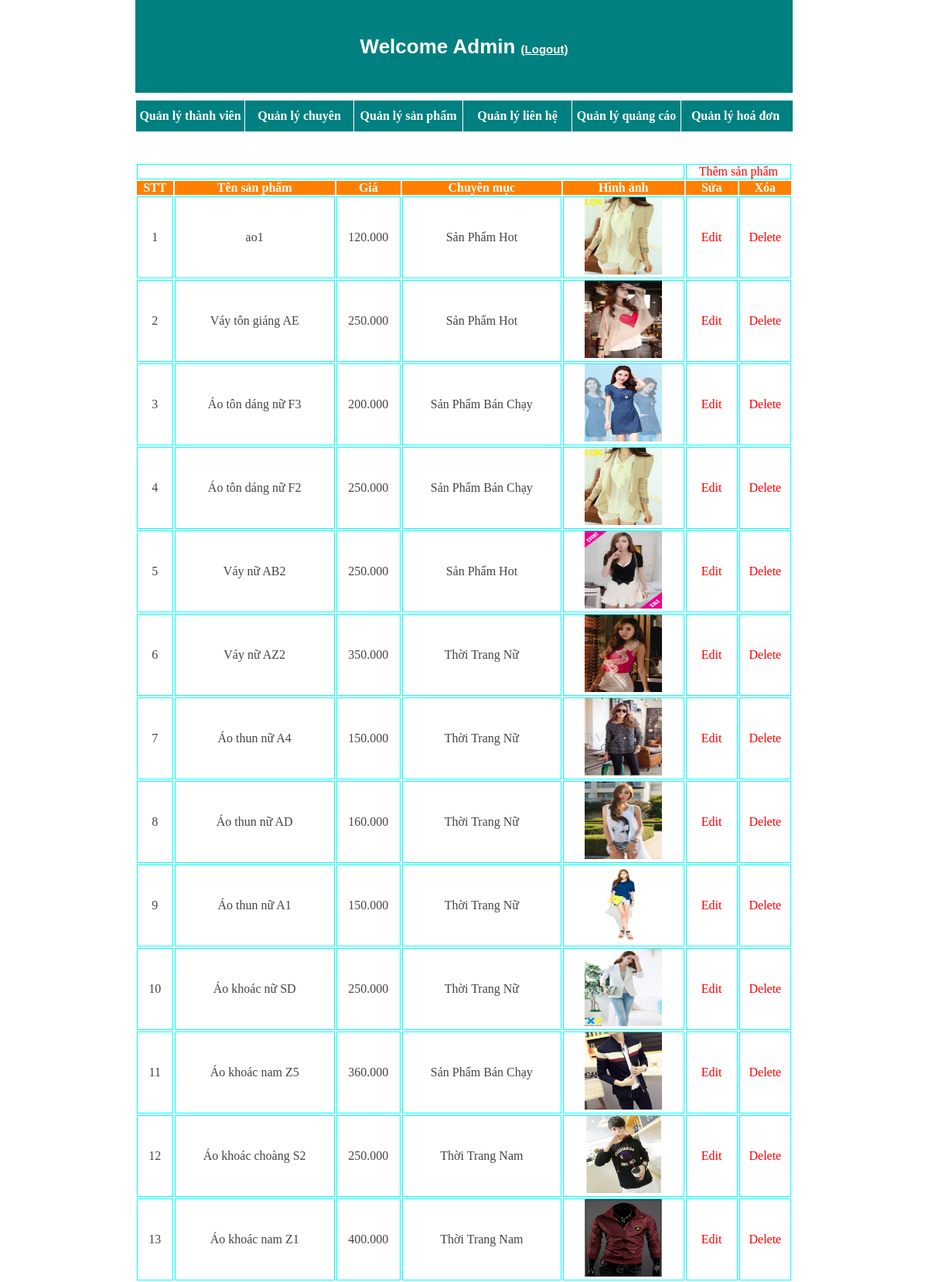
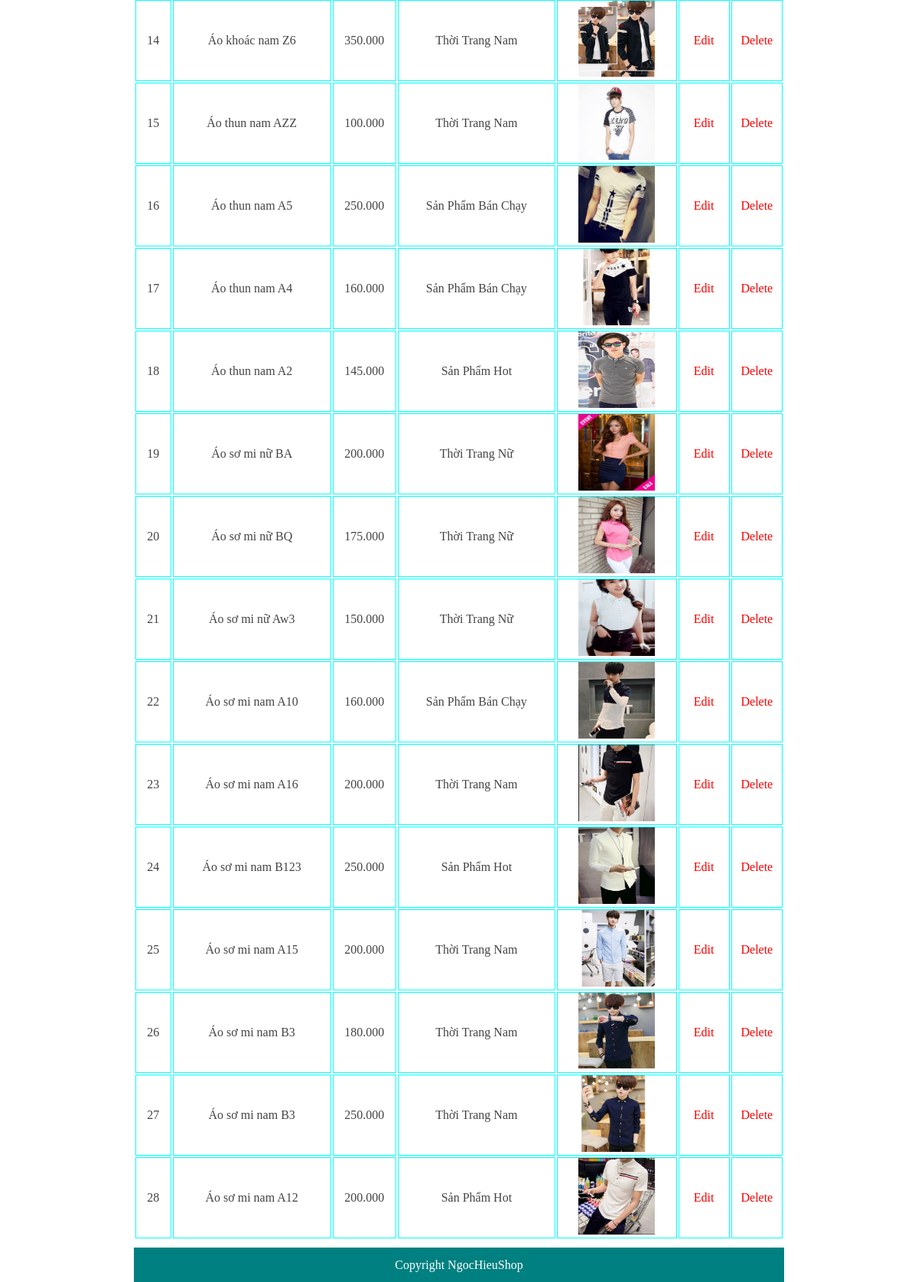
The app's page /admin/quanlysanpham/quanlysanpham.php (signed in) with its own data (2 pictures, top to bottom).
### tables this page shows
CREATE TABLE `sanpham` (
  `id` int(10) UNSIGNED NOT NULL,
  `tensp` varchar(100) NOT NULL,
  `gia` varchar(100) NOT NULL,
  `loaisp` varchar(100) NOT NULL,
  `hinhanh` text NOT NULL,
  `chuyenmuc_id` int(10) NOT NULL,
  `chatlieu` varchar(255) NOT NULL,
  `namsx` year(4) NOT NULL,
  `xuatxu` varchar(255) NOT NULL,
  `mausac` varchar(255) NOT NULL,
  `kichthuoc` varchar(255) NOT NULL,
  `tensp_khongdau` varchar(255) NOT NULL
);

CREATE TABLE `chuyenmuc` (
  `chuyenmuc_id` int(10) UNSIGNED NOT NULL,
  `chuyenmuc` varchar(20) NOT NULL,
  `link` varchar(100) NOT NULL
);

### admin/quanlysanpham/quanlysanpham.php (the view, shortened to what this page needs)
<!DOCTYPE HTML>
<html>
<head>
    <link rel="stylesheet" type="text/css" href="style.css"/>
</head>
<body>
	<?php
		if($_SESSION['level']==2){
    echo "<div id='top'>Welcome Admin <a href='../../logout.php' style='color:white;font-size:15px;'>(Logout)</a></div>";
		}
	else{
		header('location:../../login.php');
		}
		?>
    <div id="menu">
        <ul>
            <li><a href="../quanlythanhvien.php">Quản lý thành viên</a></li>
            <li><a href="../quanlychuyenmuc/quanlychuyenmuc.php">Quản lý chuyên mục</a></li>
            <li><a href="quanlysanpham.php">Quản lý sản phẩm</a></li>
            <li ><a href="../quanlylienhe/quanlylienhe.php" >Quản lý liên hệ</a></li>
            <li><a href="../quanlyquangcao.php">Quản lý quảng cáo</a></li>
            <li><a href="../quanlydonhang/quanlydonhang.php">Quản lý hoá đơn</a></li>
        </ul>
    </div>
    <div id="qlsp">
        <table width="850px" id="sp">
            <tr>
                <td colspan="5"></td>
                <td colspan="2"><a href="themsp.php" >Thêm sản phẩm</a></td>
            </tr>
            <tr>
                <th>STT</th>
                <th>Tên sản phẩm</th>
                <th>Giá</th>
                <th>Chuyên mục</th>
                <th>Hình ảnh</th>
                <th>Sửa</th>
                <th>Xóa</th>
            </tr>
            <?php
                $sql="select a.tensp,a.gia,b.chuyenmuc,a.hinhanh,a.id from sanpham as a ,chuyenmuc as b where a.chuyenmuc_id=b.chuyenmuc_id order by id desc";
                $query = mysql_query($sql);
                $stt=0;
              while($row=mysql_fetch_assoc($query)){
                $stt++;
            ?>
            <tr>
                <td><?php echo $stt ;?></td>
                <td><?php echo $row['tensp']; ?></td>
                <td><?php echo $row['gia'] ;?></td>
                <td><?php echo $row['chuyenmuc']?></td>
                <td ><img src="<?php echo $row['hinhanh'];?>" width="100px" height="100px" /></td>
                <td style="width: 65px;"><a href="Suasp.php?id=<?php echo $row['id'];?>" >Edit</a></td>
                <td><a href="xoa.php?id=<?php echo $row['id'];?>" >Delete</a></td>
            </tr>
              <?php } ;?>
        </table>
    </div>
    <div id="footer">Copyright NgocHieuShop</div>
</body>
</html>

### admin/quanlysanpham/style.css (style rules this page uses)
* { margin: 0px; padding: 0px; }
#top { width:850px; margin: auto; height: 120px; background-color: teal; text-align: center; line-height:120px; color: white; font-size:26px; font-family:arial; font-weight: bold; }
#menu { width:850px; margin: auto; height: 40px; background-color: teal; margin-top: 10px; }
#menu ul { list-style: none; }
#menu ul li { float: left; width: 140px; text-align: center; border-left: 1px solid white; line-height: 40px; }
#menu ul li a { text-decoration:none; color: white; font-weight: bold; }
#footer { width: 850px; margin: auto; height:45px; text-align: center; color: white; background-color: teal; line-height: 45px; margin-top: 10px; }
#qlsp { width:850px; margin:auto; }
#sp tr th { background-color:#FF8000; color: white; }
#sp tr td { border:1px solid #0FF; text-align:center; color: #444; }
#sp a { text-decoration: none; color: red; }

### records on screen
sanpham: tensp "ao1", gia "120.000", chuyenmuc.chuyenmuc "Sản Phẩm Hot", hinhanh (picture)
sanpham: tensp "Váy tôn giáng AE", gia "250.000", chuyenmuc.chuyenmuc "Sản Phẩm Hot", hinhanh (picture)
sanpham: tensp "Áo tôn dáng nữ F3", gia "200.000", chuyenmuc.chuyenmuc "Sản Phẩm Bán Chạy", hinhanh (picture)
sanpham: tensp "Áo tôn dáng nữ F2", gia "250.000", chuyenmuc.chuyenmuc "Sản Phẩm Bán Chạy", hinhanh (picture)
sanpham: tensp "Váy nữ AB2", gia "250.000", chuyenmuc.chuyenmuc "Sản Phẩm Hot", hinhanh (picture)
sanpham: tensp "Váy nữ AZ2", gia "350.000", chuyenmuc.chuyenmuc "Thời Trang Nữ", hinhanh (picture)
sanpham: tensp "Áo thun nữ A4", gia "150.000", chuyenmuc.chuyenmuc "Thời Trang Nữ", hinhanh (picture)
sanpham: tensp "Áo thun nữ AD", gia "160.000", chuyenmuc.chuyenmuc "Thời Trang Nữ", hinhanh (picture)
sanpham: tensp "Áo thun nữ A1", gia "150.000", chuyenmuc.chuyenmuc "Thời Trang Nữ", hinhanh (picture)
sanpham: tensp "Áo khoác nữ SD", gia "250.000", chuyenmuc.chuyenmuc "Thời Trang Nữ", hinhanh (picture)
sanpham: tensp "Áo khoác nam Z5", gia "360.000", chuyenmuc.chuyenmuc "Sản Phẩm Bán Chạy", hinhanh (picture)
sanpham: tensp "Áo khoác choàng S2", gia "250.000", chuyenmuc.chuyenmuc "Thời Trang Nam", hinhanh (picture)
sanpham: tensp "Áo khoác nam Z1", gia "400.000", chuyenmuc.chuyenmuc "Thời Trang Nam", hinhanh (picture)
sanpham: tensp "Áo khoác nam Z6", gia "350.000", chuyenmuc.chuyenmuc "Thời Trang Nam", hinhanh (picture)
sanpham: tensp "Áo thun nam AZZ", gia "100.000", chuyenmuc.chuyenmuc "Thời Trang Nam", hinhanh (picture)
sanpham: tensp "Áo thun nam A5", gia "250.000", chuyenmuc.chuyenmuc "Sản Phẩm Bán Chạy", hinhanh (picture)
sanpham: tensp "Áo thun nam A4", gia "160.000", chuyenmuc.chuyenmuc "Sản Phẩm Bán Chạy", hinhanh (picture)
sanpham: tensp "Áo thun nam A2", gia "145.000", chuyenmuc.chuyenmuc "Sản Phẩm Hot", hinhanh (picture)
sanpham: tensp "Áo sơ mi nữ BA", gia "200.000", chuyenmuc.chuyenmuc "Thời Trang Nữ", hinhanh (picture)
sanpham: tensp "Áo sơ mi nữ BQ", gia "175.000", chuyenmuc.chuyenmuc "Thời Trang Nữ", hinhanh (picture)
sanpham: tensp "Áo sơ mi nữ Aw3", gia "150.000", chuyenmuc.chuyenmuc "Thời Trang Nữ", hinhanh (picture)
sanpham: tensp "Áo sơ mi nam A10", gia "160.000", chuyenmuc.chuyenmuc "Sản Phẩm Bán Chạy", hinhanh (picture)
sanpham: tensp "Áo sơ mi nam A16", gia "200.000", chuyenmuc.chuyenmuc "Thời Trang Nam", hinhanh (picture)
sanpham: tensp "Áo sơ mi nam B123", gia "250.000", chuyenmuc.chuyenmuc "Sản Phẩm Hot", hinhanh (picture)
sanpham: tensp "Áo sơ mi nam A15", gia "200.000", chuyenmuc.chuyenmuc "Thời Trang Nam", hinhanh (picture)
sanpham: tensp "Áo sơ mi nam B3", gia "180.000", chuyenmuc.chuyenmuc "Thời Trang Nam", hinhanh (picture)
sanpham: tensp "Áo sơ mi nam B3", gia "250.000", chuyenmuc.chuyenmuc "Thời Trang Nam", hinhanh (picture)
sanpham: tensp "Áo sơ mi nam A12", gia "200.000", chuyenmuc.chuyenmuc "Sản Phẩm Hot", hinhanh (picture)
